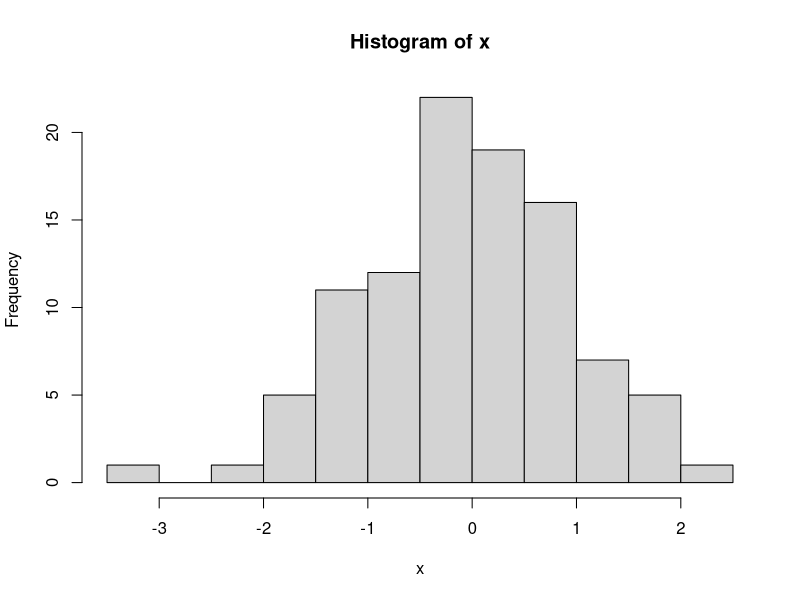

Write R code to recreate this figure. (Note: this script raises an error after producing the figure.)
## ---- chunk 1
x <- rnorm(100)
hist(x)
## ---- chunk 2
x <- rpois(100)
plot(x)
